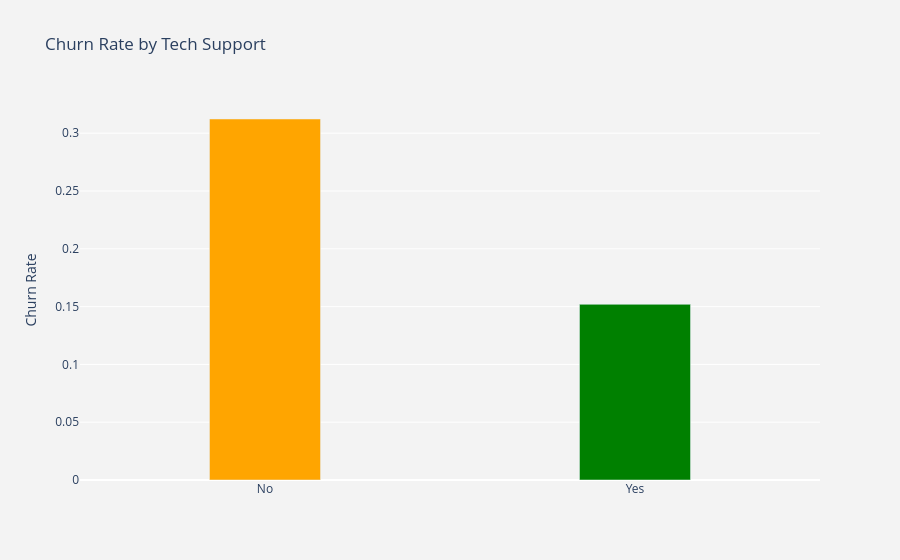

This figure's notebook cell:
### Markdown cell above
Female customers churn at 27.0% vs. 26.2% for male customers — essentially no difference. Gender turns out **not** to be a meaningful churn driver (confirmed later in the feature-importance section).

### Code cell
# Churn rate by tech support
plot_by_techsupport = df.groupby('TechSupport').Churn.mean().reset_index()
plot_data = [go.Bar(x=plot_by_techsupport['TechSupport'], y=plot_by_techsupport['Churn'], width=[0.3, 0.3, 0.3],
                     marker=dict(color=['orange', 'green', 'teal']))]
plot_layout = go.Layout(xaxis={"type": "category"}, yaxis={"title": "Churn Rate"}, title='Churn Rate by Tech Support',
                         plot_bgcolor='rgb(243,243,243)', paper_bgcolor='rgb(243,243,243)')
fig = go.Figure(data=plot_data, layout=plot_layout)
po.iplot(fig)

### Figure 1 — Plotly figure (JSON) as saved in the notebook; plotly's stock layout.template omitted (floating-point values rounded to 4 significant figures)
{"data": [{"marker": {"color": ["orange", "green", "teal"]}, "type": "bar", "width": [0.3, 0.3, 0.3], "x": ["No", "Yes"], "y": [0.3123, 0.152]}], "layout": {"paper_bgcolor": "rgb(243,243,243)", "plot_bgcolor": "rgb(243,243,243)", "title": {"text": "Churn Rate by Tech Support"}, "xaxis": {"type": "category"}, "yaxis": {"title": {"text": "Churn Rate"}}}}
